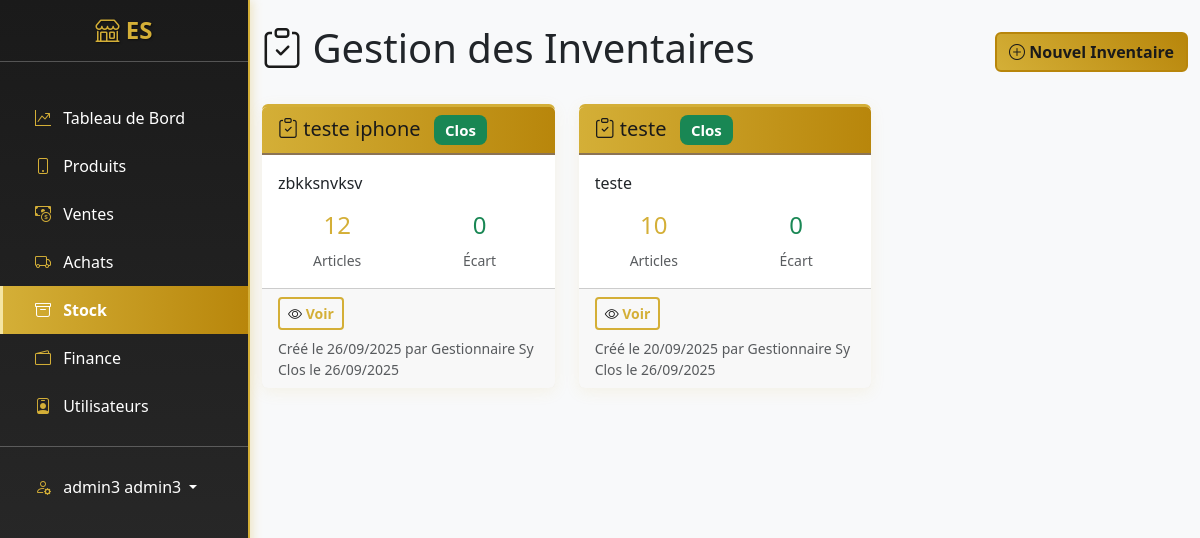
The page /stock/inventaire/ (signed in) on the database its author committed.
### apps/users/models.py (models this page shows, shortened)
class User(AbstractUser):
    ROLE_CHOICES = [
        ('admin', 'Administrateur'),
        ('manager', 'Gestionnaire'),
        ('cashier', 'Caissier'),
    ]
    email = models.EmailField(unique=True)
    telephone = models.CharField(max_length=15, blank=True)
    role = models.CharField(max_length=20, choices=ROLE_CHOICES, default='Administrateur')
    date_creation = models.DateTimeField(auto_now_add=True)
    USERNAME_FIELD = 'username'
    REQUIRED_FIELDS = ['email']
    class Meta:
        verbose_name = "Utilisateur"
        verbose_name_plural = "Utilisateurs"

### apps/stock/models.py (models this page shows, shortened)
class Inventaire(models.Model):
    nom = models.CharField(max_length=200)
    description = models.TextField(blank=True)
    date_creation = models.DateTimeField(auto_now_add=True)
    date_cloture = models.DateTimeField(null=True, blank=True)
    utilisateur = models.ForeignKey(
        User,
        on_delete=models.SET_NULL,
        null=True,
        blank=True,
        related_name='inventaires'  # <- correspond à user.ventes
    )
    clos = models.BooleanField(default=False)
    class Meta:
        verbose_name = "Inventaire"
        verbose_name_plural = "Inventaires"
        ordering = ['-date_creation']

### apps/stock/views.py (the view)
# urls.py: path('inventaire/', views.InventaireListView.as_view(), name='inventaire_list'),
class InventaireListView(LoginRequiredMixin, UserPassesTestMixin, ListView):
    model = Inventaire
    template_name = 'stock/inventaire_list.html'
    context_object_name = 'inventaires'
    def test_func(self):
        return self.request.user.role in ['admin', 'manager']

### templates/stock/inventaire_list.html (shortened to what this page needs)
{% extends 'base.html' %}
{% block content %}
<div class="d-flex justify-content-between align-items-center mb-4">
    <h1><i class="bi bi-clipboard-check"></i> Gestion des Inventaires</h1>
    {% if user.role in 'admin,manager' %}
    <a href="{% url 'stock:inventaire_create' %}" class="btn btn-primary">
        <i class="bi bi-plus-circle"></i> Nouvel Inventaire
    </a>
    {% endif %}
</div>
<div class="row">
    {% for inventaire in inventaires %}
    <div class="col-md-6 col-lg-4 mb-4">
        <div class="card h-100">
            <div class="card-header">
                <h5 class="card-title mb-0">
                    <i class="bi bi-clipboard-check"></i> {{ inventaire.nom }}
                    {% if inventaire.clos %}
                    <span class="badge bg-success ms-2">Clos</span>
                    {% else %}
                    <span class="badge bg-warning ms-2">En cours</span>
                    {% endif %}
                </h5>
            </div>
            <div class="card-body">
                {% if inventaire.description %}
                <p class="card-text">{{ inventaire.description|truncatechars:80 }}</p>
                {% endif %}
                <div class="row text-center">
                    <div class="col-6">
                        <h4 class="text-primary">{{ inventaire.items.count }}</h4>
                        <small class="text-muted">Article{{ inventaire.items.count|pluralize }}</small>
                    </div>
                    <div class="col-6">
                        <h4 class="{% if inventaire.ecarts_count > 0 %}text-warning{% else %}text-success{% endif %}">
                            {{ inventaire.ecarts_count|default:0 }}
                        </h4>
                        <small class="text-muted">Écart{{ inventaire.ecarts_count|pluralize }}</small>
                    </div>
                </div>
            </div>
            <div class="card-footer">
                <div class="d-flex justify-content-between align-items-center">
                    <div class="btn-group">
                        <a href="{% url 'stock:inventaire_detail' inventaire.pk %}" class="btn btn-outline-primary btn-sm">
                            <i class="bi bi-eye"></i> Voir
                        </a>
                    </div>
                </div>
                <small class="text-muted d-block mt-2">
                    Créé le {{ inventaire.date_creation|date:"d/m/Y" }} par {{ inventaire.utilisateur.get_full_name|default:inventaire.utilisateur.username }}
                    {% if inventaire.date_cloture %}
                    <br>Clos le {{ inventaire.date_cloture|date:"d/m/Y" }}
                    {% endif %}
                </small>
            </div>
        </div>
    </div>
    {% endfor %}
</div>
{% endblock %}

### templates/base.html (shortened to what this page needs)
<!DOCTYPE html>
<html lang="fr">
<head>
    <link href="https://cdn.jsdelivr.net/npm/bootstrap@5.3.0/dist/css/bootstrap.min.css" rel="stylesheet">
    <link rel="stylesheet" href="https://cdn.jsdelivr.net/npm/bootstrap-icons@1.11.0/font/bootstrap-icons.css">
    {% load static %}
    <link rel="stylesheet" href="{% static 'css/custom.css' %}">
</head>
<body>
    <div id="wrapper">
        <div class="d-md-flex">
            <nav id="sidebar" class="text-white collapse d-md-block" style="width: 250px; min-height: 100vh;">
                <div class="position-sticky">
                    <div class="py-3">
                        <h4 class="text-center">
                            <i class="logo bi-shop"></i> ES
                        </h4>
                        <hr>
                    </div>
                    <div class="nav flex-column">
                        <a href="{% url 'dashboard:index' %}" class="nav-link text-white {% if request.resolver_match.app_name == 'dashboard' %}active{% endif %}">
                            <i class="logo bi-graph-up-arrow px-2"></i> Tableau de Bord
                        </a>
                        <a href="{% url 'produits:list' %}" class="nav-link text-white {% if request.resolver_match.app_name == 'produits' %}active{% endif %}">
                            <i class="logo bi-phone px-2"></i> Produits
                        </a>
                        <a href="{% url 'ventes:list' %}" class="nav-link text-white {% if request.resolver_match.app_name == 'ventes' %}active{% endif %}">
                            <i class="logo bi-cash-coin px-2"></i> Ventes
                        </a>
                        <a href="{% url 'achats:list' %}" class="nav-link text-white {% if request.resolver_match.app_name == 'achats' %}active{% endif %}">
                            <i class="logo bi-truck px-2"></i> Achats
                        </a>
                        <a href="{% url 'stock:list' %}" class="nav-link text-white {% if request.resolver_match.app_name == 'stock' %}active{% endif %}">
                            <i class="logo bi-archive px-2"></i> Stock
                        </a>
                        <a href="{% url 'finance:overview' %}" class="nav-link text-white {% if request.resolver_match.app_name == 'finance' %}active{% endif %}">
                            <i class="logo bi-wallet2 px-2"></i> Finance
                        </a>
                        {% if user.role in 'admin,manager' %}
                        <a href="{% url 'users:user_list' %}" class="nav-link text-white {% if request.resolver_match.app_name == 'users' %}active{% endif %}">
                            <i class="logo bi-person-badge px-2"></i> Utilisateurs
                        </a>
                        {% endif %}
                        <hr>
                        <div class="dropdown">
                            <a class="nav-link text-white dropdown-toggle" href="#" role="button" data-bs-toggle="dropdown">
                                <i class="logo bi-person-gear px-2"></i> {{ user.get_full_name|default:user.username }}
                            </a>
                        </div>
                    </div>
                </div>
            </nav>
            <main class="flex-fill">
                <div class="container-fluid py-4">
                    {% block content %}{% endblock %}
                </div>
            </main>
        </div>
    </div>
    {% load static %}
</body>
</html>

### static/css/custom.css (style rules this page uses)
:root { --primary-color: #D4AF37; --primary-dark: #B8860B; --secondary-color: #1a1a1a; --secondary-light: #2d2d2d; --success-color: #28a745; --info-color: #17a2b8; --warning-color: #ffc107; --danger-color: #dc3545; --light-gold: #F5E6A3; --dark-gold: #8B7355; }
body { background-color: #f8f9fa; font-family: 'Segoe UI', Tahoma, Geneva, Verdana, sans-serif; }
#sidebar { background: linear-gradient(180deg, var(--secondary-color) 0%, var(--secondary-light) 100%); box-shadow: 2px 0 10px rgba(212, 175, 55, 0.3); border-right: 2px solid var(--primary-color); }
#sidebar .nav-link { padding: 0.75rem 1.5rem; border-radius: 0; transition: all 0.3s ease; color: #ffffff; border-left: 3px solid transparent; }
#sidebar h4 { color: var(--primary-color); text-shadow: 1px 1px 2px rgba(0,0,0,0.5); font-weight: bold; }
.logo { color: var(--primary-color); }
.card { border: none; box-shadow: 0 4px 15px rgba(212, 175, 55, 0.1); transition: all 0.3s ease; border-top: 3px solid var(--primary-color); }
.card-header { background: linear-gradient(90deg, var(--primary-color), var(--primary-dark)); color: var(--secondary-color); border-bottom: 2px solid var(--dark-gold); font-weight: 600; }
.btn-primary { background: linear-gradient(45deg, var(--primary-color), var(--primary-dark)); border: 2px solid var(--primary-dark); color: var(--secondary-color); font-weight: 600; transition: all 0.3s ease; }
.btn-outline-primary { border: 2px solid var(--primary-color); color: var(--primary-color); font-weight: 600; }
.badge { font-size: 0.75em; font-weight: 600; padding: 0.5em 0.75em; border-radius: 0.5rem; }
.bi { color: var(--secondary-color); }
.text-primary { color: var(--primary-color) !important; }

### rows shown on the page
User: get_full_name "admin3 admin3"
Inventaire: nom "teste iphone", clos "Clos", description "zbkksnvksv", items.count "12", ecarts_count "0", date_creation "26/09/2025", utilisateur.get_full_name "Gestionnaire Sy", date_cloture "26/09/2025"
Inventaire: nom "teste", clos "Clos", description "teste", items.count "10", ecarts_count "0", date_creation "20/09/2025", utilisateur.get_full_name "Gestionnaire Sy", date_cloture "26/09/2025"
